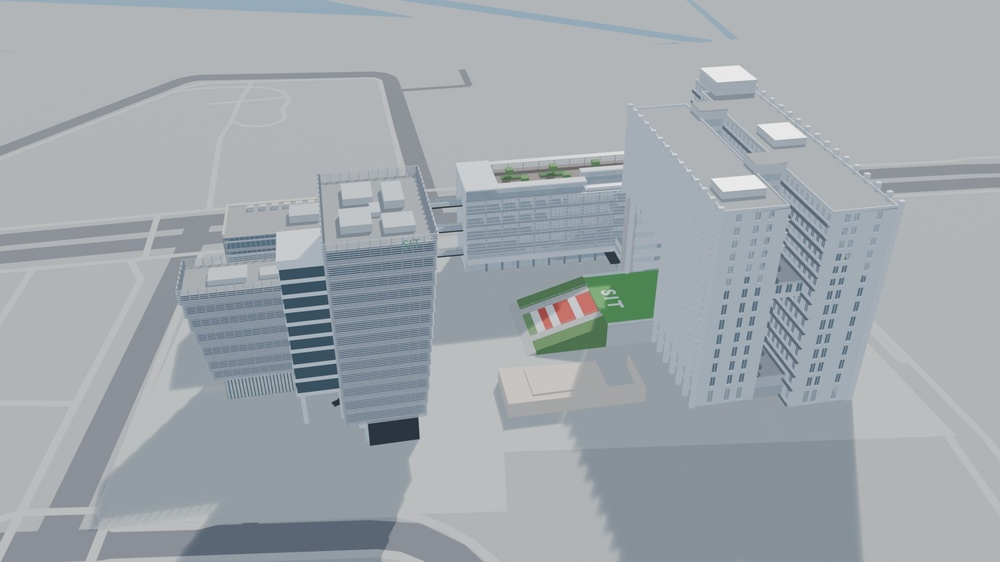
#> input picture models/renders/01_全体_南東の空から.jpg, 1000 x 562 px, shrunk from 1920 x 1080 before the run
$ python glow_composite.py '../renders/01_全体_南東の空から.jpg' '../renders/02_全体_北西の空から.jpg' out.png
#> lines starting #> are read from the running program, lines starting #| are printed output that depends on the picture
# 背景（建物）の上に、光の線だけの画像をグローつきで重ねる
#   python trace/glow_composite.py <背景.png> <線だけ.png> <出力.png>
import sys
from PIL import Image, ImageChops, ImageFilter

base = Image.open(sys.argv[1]).convert("RGB")
#> base is the input picture: PIL image 1000x562 RGB; mean R, G, B 161.3, 168.1, 173.2
layer = Image.open(sys.argv[2]).convert("RGBA")
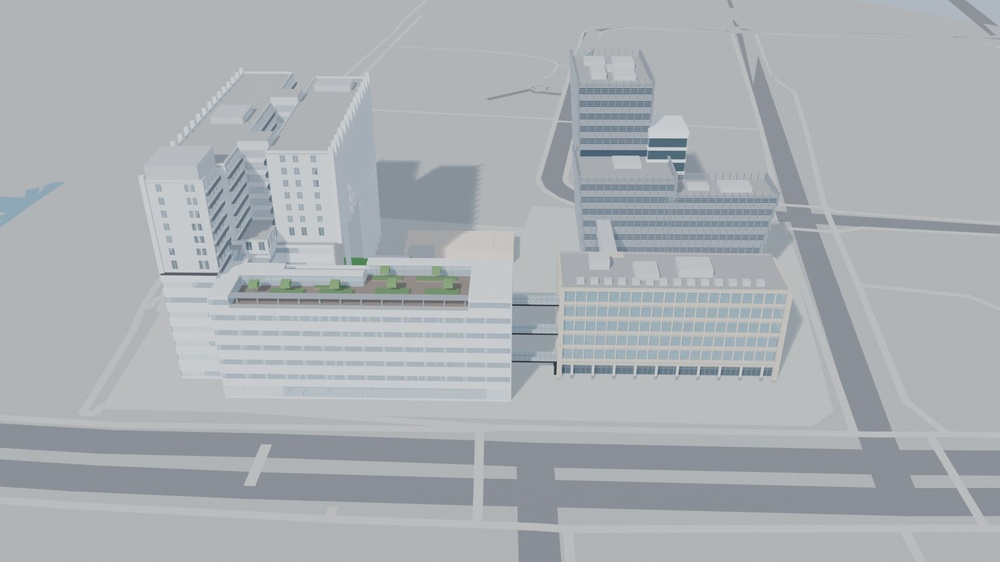
#> input picture models/renders/02_全体_北西の空から.jpg, 1000 x 562 px, shrunk from 1920 x 1080 before the run
line = Image.new("RGB", layer.size)
#> line: PIL image 1000x562 RGB; every value is 0
line.paste(layer, mask=layer.split()[3])
#> line is the input picture: PIL image 1000x562 RGB; mean R, G, B 170.7, 175.5, 179.6
out = base
for r, k in ((24, 0.9), (8, 1.0)):            # 広いにじみ → 細いにじみ
    g = line.filter(ImageFilter.GaussianBlur(r)).point(lambda v: min(255, int(v * k * 1.3)))
    out = ImageChops.add(out, g)
#> this loop made 2 passes
#> pass 1, `g = line.filter(ImageFilter.GaussianBlur(r)).point(lambda v: min(255, ..`:
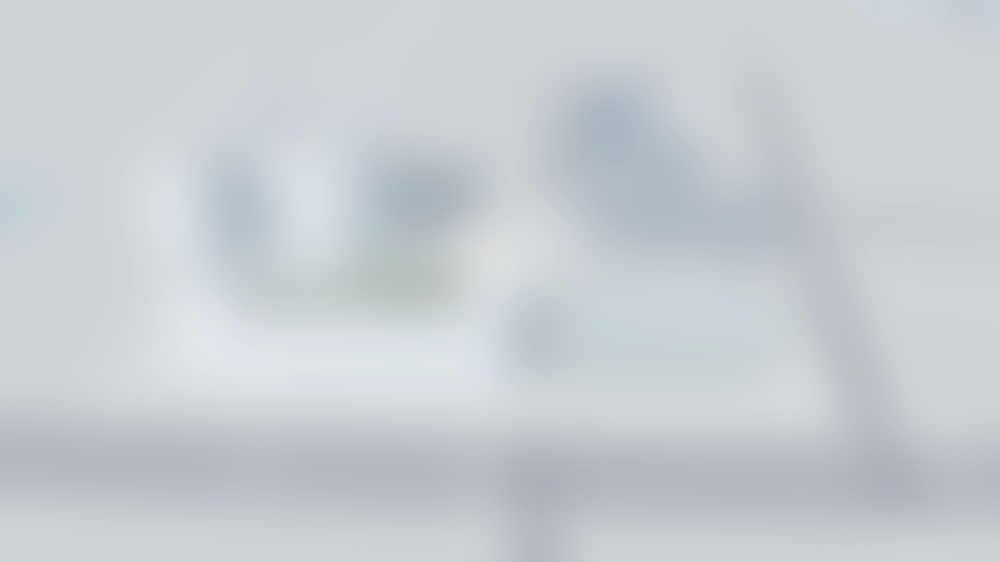
#> g: PIL image 1000x562 RGB; mean R, G, B 199.2, 204.8, 209.7
#> pass 2, `g = line.filter(ImageFilter.GaussianBlur(r)).point(lambda v: min(255, ..`:
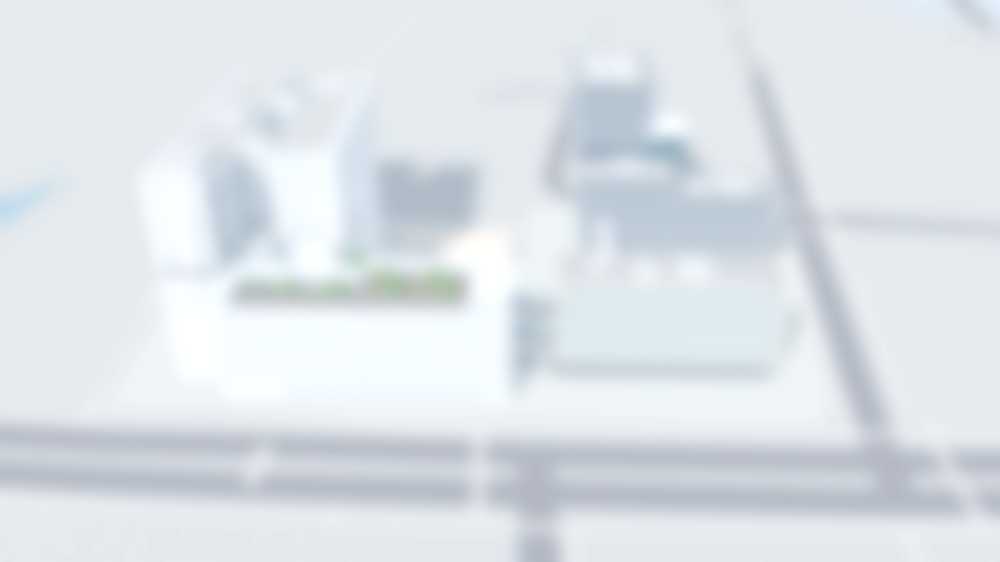
#> g: PIL image 1000x562 RGB; mean R, G, B 221.4, 227.7, 232.6
out = ImageChops.screen(out, line)              # 線の芯
out.save(sys.argv[3])
print("saved", sys.argv[3])
